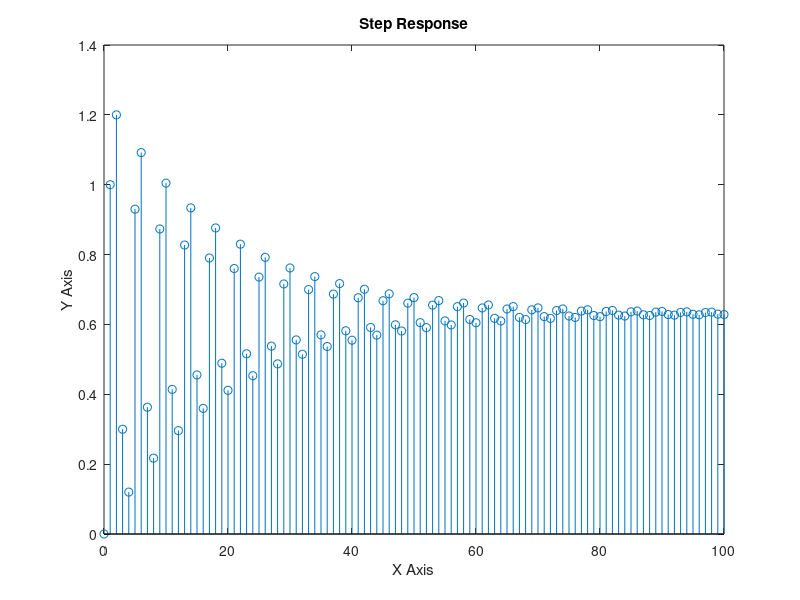
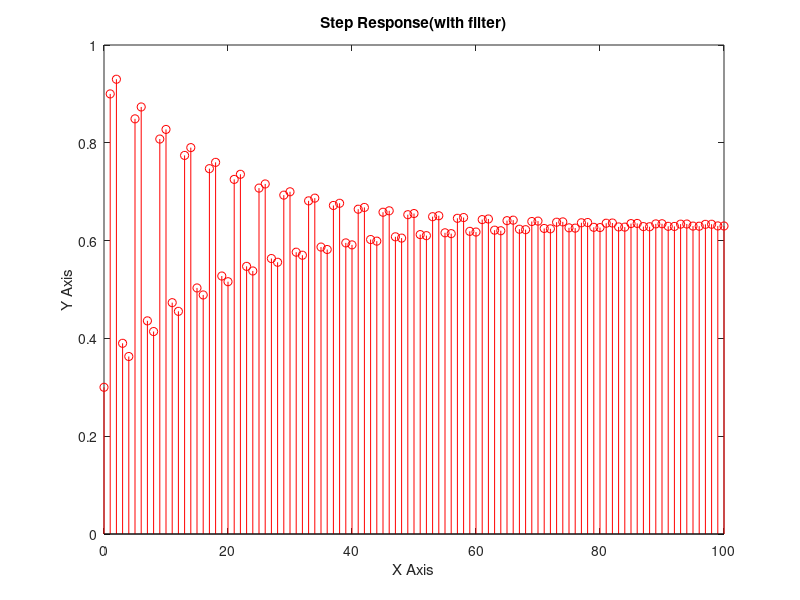

Here is the MATLAB script that generated these plots, in order:
clear;
clc;

%1os tropos

n=0:100;
s=zeros(1,length(n));
u=inline('n>=0');
s(2)=1;
for i=3:length(n)
  s(i)=0.3*u(n(i))+0.6*u(n(i)-1)+0.3*u(n(i)-2)-0.9*s(i-2);
end;
stem(n,s);
title("Step Response");
xlabel("X Axis");
ylabel("Y Axis");


%2os tropos
figure(2);
n=0:100;
u=inline('n>=0');
a=[1 0 0.9];
b=[0.3 0.6 0.3];
y=filter(b,a,u(n));
stem(n,y,"r");
title("Step Response(with filter)");
xlabel("X Axis");
ylabel("Y Axis");